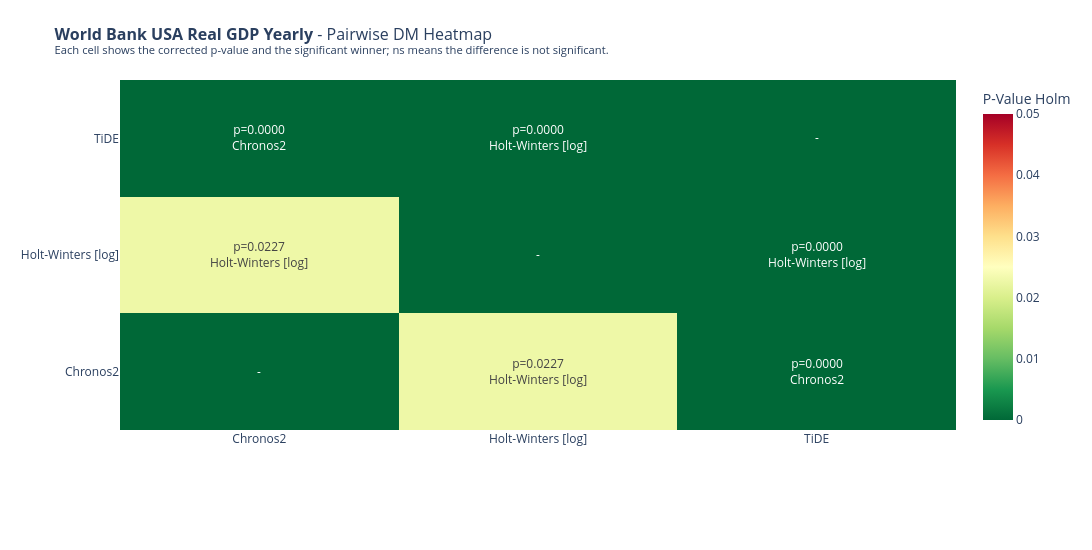
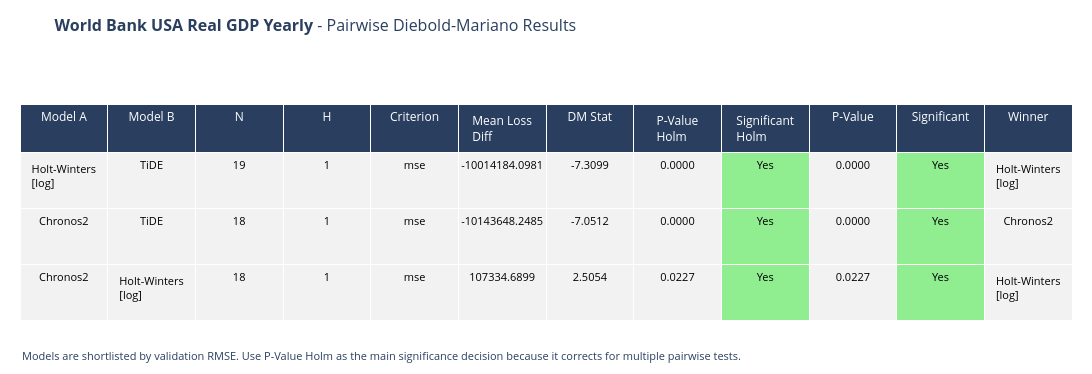

Notebook source saved alongside these figures, in order:
### Code cell
# 12. DM table + heatmap

fig_dm_heatmap = plot_dm_heatmap(dm_pairwise_df, DATASET_NAME)
fig_dm_pairwise = plot_dm_results(dm_pairwise_df, DATASET_NAME)

if fig_dm_heatmap:
    fig_dm_heatmap.show()

if fig_dm_pairwise:
    fig_dm_pairwise.show()

### Figure 1 — Plotly figure (JSON) as saved in the notebook; plotly's stock layout.template omitted (floating-point values rounded to 4 significant figures)
{"data": [{"colorbar": {"title": {"text": "P-Value Holm"}}, "colorscale": [[0, "rgb(0,104,55)"], [0.1, "rgb(26,152,80)"], [0.2, "rgb(102,189,99)"], [0.3, "rgb(166,217,106)"], [0.4, "rgb(217,239,139)"], [0.5, "rgb(255,255,191)"], [0.6, "rgb(254,224,139)"], [0.7, "rgb(253,174,97)"], [0.8, "rgb(244,109,67)"], [0.9, "rgb(215,48,39)"], [1, "rgb(165,0,38)"]], "hovertemplate": "<b>%{y}</b> vs <b>%{x}</b><br>%{text}<extra></extra>", "text": [["-", "p=0.0227<br>Holt-Winters [log]", "p=0.0000<br>Chronos2"], ["p=0.0227<br>Holt-Winters [log]", "-", "p=0.0000<br>Holt-Winters [log]"], ["p=0.0000<br>Chronos2", "p=0.0000<br>Holt-Winters [log]", "-"]], "texttemplate": "%{text}", "type": "heatmap", "x": ["Chronos2", "Holt-Winters [log]", "TiDE"], "y": ["Chronos2", "Holt-Winters [log]", "TiDE"], "z": [[0.0, 0.0227, 3.894e-06], [0.0227, 0.0, 2.592e-06], [3.894e-06, 2.592e-06, 0.0]], "zmax": 0.05, "zmin": 0}], "layout": {"height": 550, "margin": {"b": 120, "l": 120, "r": 30, "t": 80}, "title": {"font": {"size": 16}, "text": "<b>World Bank USA Real GDP Yearly</b> - Pairwise DM Heatmap<br><sup>Each cell shows the corrected p-value and the significant winner; ns means the difference is not significant.</sup>"}, "width": 1700}}

### Figure 2 — Plotly figure (JSON) as saved in the notebook; plotly's stock layout.template omitted (floating-point values rounded to 4 significant figures)
{"data": [{"cells": {"align": "center", "fill": {"color": [["#f2f2f2", "#f2f2f2", "#f2f2f2"], ["#f2f2f2", "#f2f2f2", "#f2f2f2"], ["#f2f2f2", "#f2f2f2", "#f2f2f2"], ["#f2f2f2", "#f2f2f2", "#f2f2f2"], ["#f2f2f2", "#f2f2f2", "#f2f2f2"], ["#f2f2f2", "#f2f2f2", "#f2f2f2"], ["#f2f2f2", "#f2f2f2", "#f2f2f2"], ["#f2f2f2", "#f2f2f2", "#f2f2f2"], ["lightgreen", "lightgreen", "lightgreen"], ["#f2f2f2", "#f2f2f2", "#f2f2f2"], ["lightgreen", "lightgreen", "lightgreen"], ["#f2f2f2", "#f2f2f2", "#f2f2f2"]]}, "font": {"color": "black", "size": 11}, "format": [null, null, ".0f", ".0f", null, ".4f", ".4f", ".4f", null, ".4f", null, null], "height": 56, "values": [["Holt-Winters [log]", "Chronos2", "Chronos2"], ["TiDE", "TiDE", "Holt-Winters [log]"], [19, 18, 18], [1, 1, 1], ["mse", "mse", "mse"], [-10010000.0, -10140000.0, 107300.0], [-7.31, -7.051, 2.505], [2.592e-06, 3.894e-06, 0.0227], ["Yes", "Yes", "Yes"], [8.641e-07, 1.947e-06, 0.0227], ["Yes", "Yes", "Yes"], ["Holt-Winters [log]", "Chronos2", "Holt-Winters [log]"]]}, "header": {"align": "center", "fill": {"color": "#2a3f5f"}, "font": {"color": "white", "size": 12}, "height": 40, "values": ["Model A", "Model B", "N", "H", "Criterion", "Mean Loss Diff", "DM Stat", "P-Value Holm", "Significant Holm", "P-Value", "Significant", "Winner"]}, "type": "table"}], "layout": {"annotations": [{"align": "left", "showarrow": false, "text": "<span style='font-size:11px'>Models are shortlisted by validation RMSE. Use P-Value Holm as the main significance decision because it corrects for multiple pairwise tests.</span>", "x": 0, "xanchor": "left", "xref": "paper", "y": 0, "yanchor": "top", "yref": "paper", "yshift": -10}], "height": 374, "margin": {"b": 38, "l": 20, "r": 20, "t": 104}, "title": {"font": {"size": 16}, "pad": {"b": 6, "t": 10}, "text": "<b>World Bank USA Real GDP Yearly</b> - Pairwise Diebold-Mariano Results", "y": 0.975, "yanchor": "top"}, "width": 1700}}
